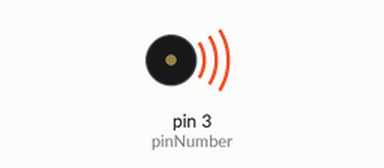
Simulated run of this sketch. Board: Arduino Uno, built with avr-gcc and run on an emulated ATmega328P. Parts: buzzer (waves = sounding).

Above: at 0.2 s.
Timing chart, 0 to 3.0 s (numbered marks = the images above):
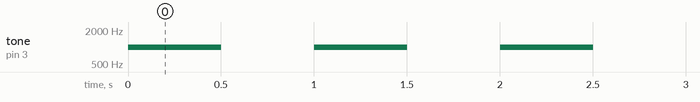

The sketch:

buzzer.ino
```cpp
const int pinNumber = 3;

void setup() {
  pinMode(pinNumber, OUTPUT);
}

void loop() {
  tone(pinNumber, 1000); // Play a tone at 1 kHz frequency
  delay(500);             // Wait for 0.5 seconds
  noTone(pinNumber);      // Stop the tone
  delay(500);             // Wait for 0.5 seconds
}
```

Measured:
- by itself, tone on pin 3 (pinNumber): alternates 1000 Hz for 0.50 s and silent for 0.50 s
